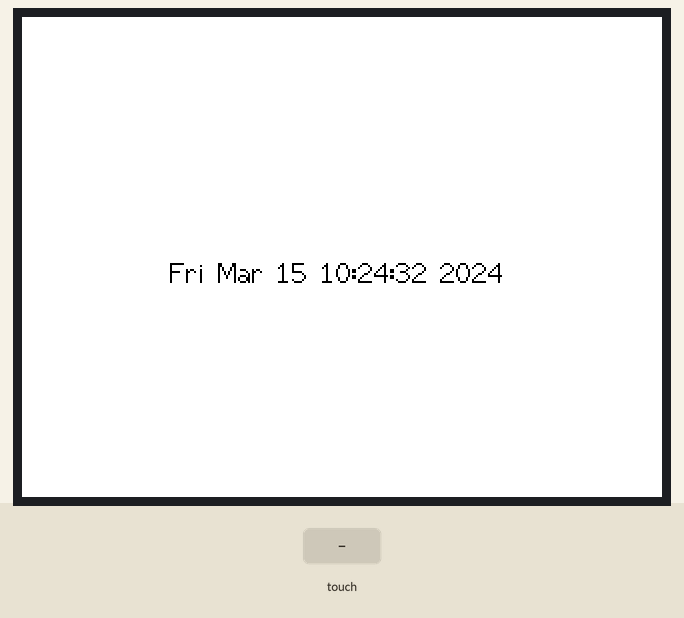
This sketch was run on a simulated ESP32. On the bench: 320×240 colour display. The inputs (shaded band) are chosen by the test bench. WiFi joins after 1.5 s; servers stay silent unless stated; the local clock reads 2024-03-15 10:24:30 at power-on unless the sketch sets it; what the sketch prints to the serial monitor is not drawn.

Above: at 2.9 s.
3.0 s: touch panel pressed at 13 % / 10 % of its raw x / y range
Timing chart, 0 to 6.0 s (numbered marks = the images above; inputs shaded):
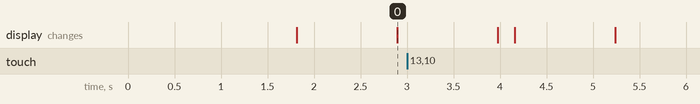

The sketch:

sketch_aug2a.ino
```cpp
// Libraries for the touchscreen display to work
#include <SPI.h>
//These two libraries must also be installed on the arduino IDE
#include <TFT_eSPI.h>
#include <XPT2046_Touchscreen.h>

#include <WiFi.h>
#include <ctime>

TFT_eSPI tft = TFT_eSPI(); //Creating an instance

// Touchscreen pins
#define XPT2046_IRQ 36   // T_IRQ
#define XPT2046_MOSI 32  // T_DIN
#define XPT2046_MISO 39  // T_OUT
#define XPT2046_CLK 25   // T_CLK
#define XPT2046_CS 33    // T_CS

// Creates touchscreenSPI and touchscreen instances
SPIClass touchscreenSPI = SPIClass(VSPI);
XPT2046_Touchscreen touchscreen(XPT2046_CS, XPT2046_IRQ);

//Resolution of display and text
#define SCREEN_WIDTH 320
#define SCREEN_HEIGHT 240
#define FONT_SIZE 2

// Center coordinates for displaying text
#define CENTERX SCREEN_WIDTH / 2
#define CENTERY SCREEN_HEIGHT / 2

//Network Settings - config yourself for your own network
const char ssid[] = "test";
const char password[] = "123456789";

void setup() {
  Serial.begin(115200);

  //Attempts to connect to WiFi
  WiFi.begin(ssid, password);

  while (WiFi.status() != WL_CONNECTED) {
    delay(500);
    Serial.print(".");
  }

  Serial.println("\nWifi connected");

  // Time is configured for 0 offset in Winters, and 1hr offset in summer from UTC (in short: London time)
  configTime(0, 3600, "pool.ntp.org");

  // Start the SPI for the touchscreen and init the touchscreen
  touchscreenSPI.begin(XPT2046_CLK, XPT2046_MISO, XPT2046_MOSI, XPT2046_CS);
  touchscreen.begin(touchscreenSPI);
  // Set the Touchscreen rotation in landscape mode
  // Note: in some displays, the touchscreen might be upside down, so you might need to set the rotation to 3: touchscreen.setRotation(3);
  touchscreen.setRotation(1);

  // Start the tft display
  tft.init();
  // Set the TFT display rotation in landscape mode
  tft.setRotation(1);

  // Clear the screen before writing to it
  tft.fillScreen(TFT_WHITE);
  tft.setTextColor(TFT_BLACK, TFT_WHITE);

  // Set X and Y coordinates for center of display

  // Intro message
  tft.drawCentreString("Hello World!", CENTERX, CENTERY, FONT_SIZE);

}

void loop() {
  struct tm timeinfo;
  // Checks if Touchscreen was touched, and prints peakaboo to the display
  if (touchscreen.tirqTouched() && touchscreen.touched()) {
    // For some reason the screen is instead black with white text but either is fine
    tft.fillScreen(TFT_WHITE);
    tft.setTextColor(TFT_BLACK, TFT_WHITE);

    // Scary message
    tft.drawCentreString("Peakaboo", CENTERX, CENTERY, FONT_SIZE);
    delay(100);

  } else {

    // creates a time instance for both tm and ctime
    struct tm timeinfo;
    time_t timestamp;

    // gets the local time from timeinfo structure
    if (getLocalTime(&timeinfo)) {
      tft.fillScreen(TFT_WHITE);
      tft.setTextColor(TFT_BLACK, TFT_WHITE);

      // Converts the struct into a timestamp
      timestamp = mktime(&timeinfo);

      // Converts to a string
      char* timeString = std::ctime(&timestamp);

      tft.drawCentreString(timeString, CENTERX, CENTERY, FONT_SIZE);
      delay(1000);
    }
  }
}
```
